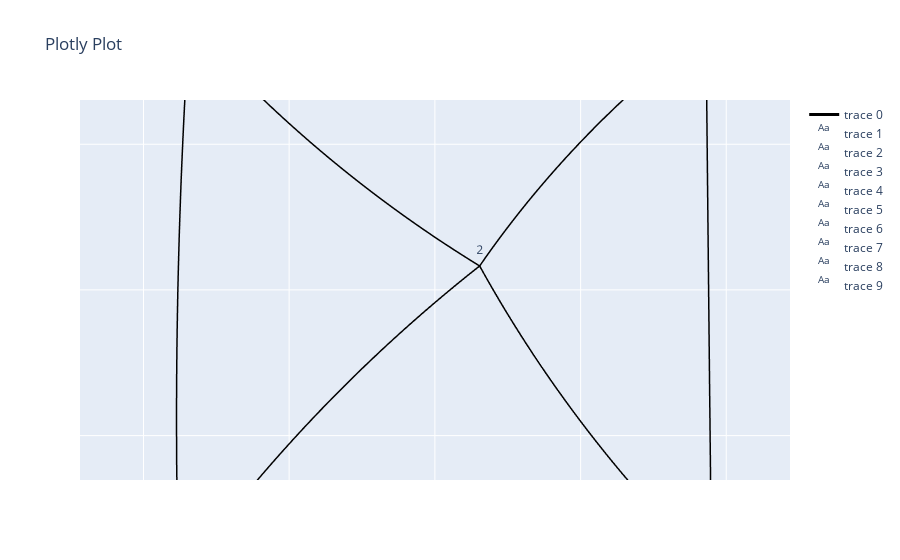
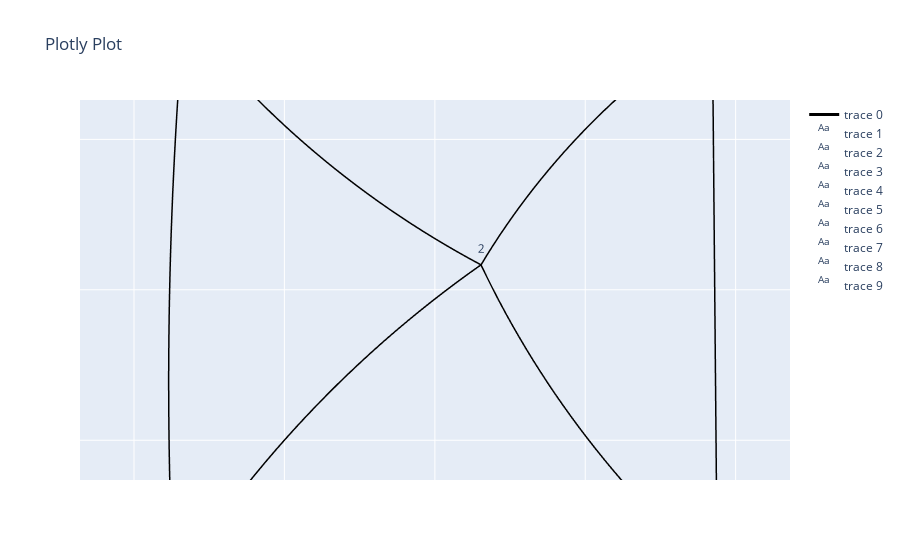
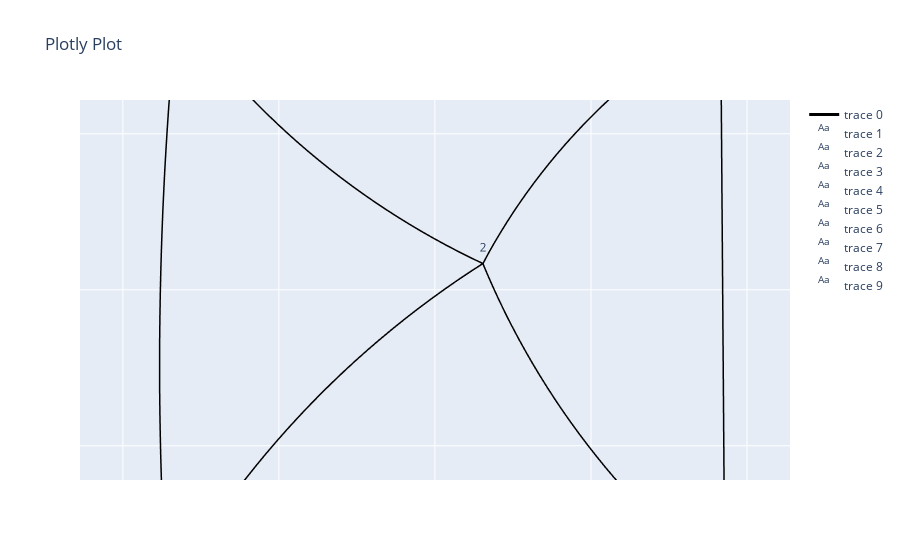
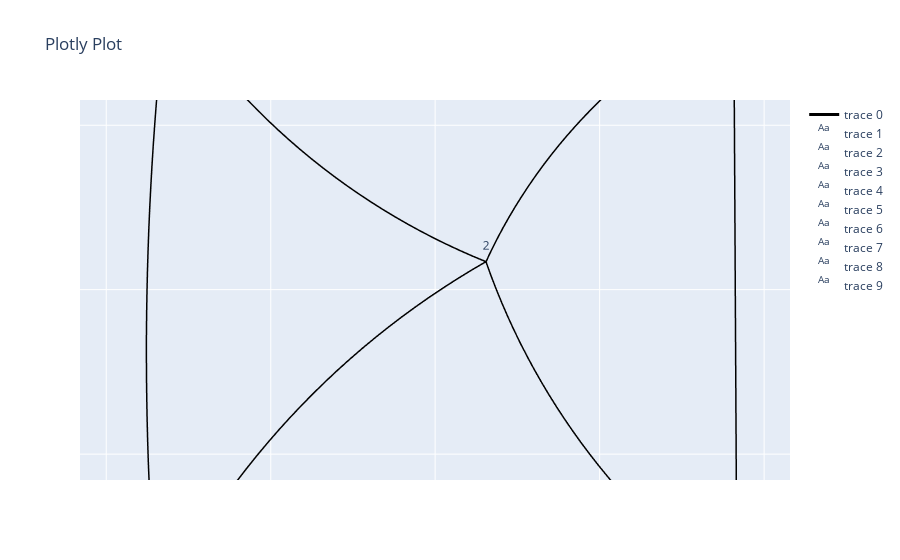

The cell these charts' notebook holds for them, in order:
### Markdown cell above
Generate 6 specimens only changing the tension

### Code cell
q0 = q.copy()
q_scalars = [0.35, 0.6, 0.8,1.0, 1.15, 1.25]
for q_scalar in q_scalars:
    file_name = model_name + f'_fstudy_{q_scalar}'
    q_new = q0*q_scalar
    # net.update_shape(q_new)
    net = Network_custom.from_fd(vertices, edges, q_new, fixed, paths = paths, dir = directions)
    l0, l_scalar = net.materialize_nonlinear(A, stress_data, strain_data, interpolation_kind = 'cubic')
    net.initialize_shape_optimizer(function_type = 'standard',  method = 'Gauss-Seidel',options ={"maxiter": 1000, "damping": .01, "correction_scalar": 1., "tol": 1e-6})
    net.optimize_vertices()
    net.scale_vertices(reference_point, net.l_scalar, account_for_leafs = True) # If you don't provide a scalar, it will use network.l_scalar automatically
    R, th = net.arc_param()
    xyz = net.arc_points(n = n_points)
    net.auto_flip_curves(n = n_points)        # Automatically flip the curvature of the edges. Directions will become 1, -1, 1, -1, ...
    net.flip_curves(n = n_points)                   # Flip all the edges.
    net.flip_curves([2, 5, 8], n = n_points)
    net.jump_at_intersection(intersection_width = printing_params['d_nozzle']*1.5, intersection_height = printing_params['layer_height'], interpolation_function=None) 

    net.all_loop_to_path(start_loop_bools, end_loop_bools, L_loop, alpha_loop, n_points)
    net.add_running_start(running_start_bools, running_end_bools, L_running, n_points)
    
    g_code = replace_brackets(start_gcode, temperature_settings)
    g_code += make_purge_line(printing_params, gen, point0, point1, comment='Purge line', ef_extra=2.5)
    g_code += make_purge_line(printing_params, gen, point2, point3, comment='Purge line', ef_extra=1.05)
    g_code += add_net_to_gcode(printing_params, gen, net)

    g_code += end_gcode
    # with open(os.path.join('DATA', 'generated_gcodes', file_name + '.gcode'), "w") as g_code_file:
    #     g_code_file.write(g_code)
    net.net_plot(color=True, elables = False, vlabels = True, plot_type = "arcs")

### Figure 1 — Plotly figure (JSON) as saved in the notebook; plotly's stock layout.template omitted (floating-point values rounded to 4 significant figures; data arrays with more than 128 entries replaced by an {"elided": "..."} marker saying what was removed)
{"data": [{"line": {"color": "black", "width": 3}, "mode": "lines", "type": "scatter3d", "x": {"elided": "372 float values"}, "y": {"elided": "372 float values"}, "z": {"elided": "372 float values"}}, {"mode": "text", "text": ["0"], "type": "scatter3d", "x": [-72.88], "y": [72.98], "z": [0]}, {"mode": "text", "text": ["1"], "type": "scatter3d", "x": [-33.7], "y": [36.63], "z": [0]}, {"mode": "text", "text": ["2"], "type": "scatter3d", "x": [6.14], "y": [3.286], "z": [0]}, {"mode": "text", "text": ["3"], "type": "scatter3d", "x": [37.96], "y": [-38.4], "z": [0]}, {"mode": "text", "text": ["4"], "type": "scatter3d", "x": [72.83], "y": [-72.85], "z": [0]}, {"mode": "text", "text": ["5"], "type": "scatter3d", "x": [-72.85], "y": [-73.01], "z": [0]}, {"mode": "text", "text": ["6"], "type": "scatter3d", "x": [-35.16], "y": [-39.91], "z": [0]}, {"mode": "text", "text": ["7"], "type": "scatter3d", "x": [37.21], "y": [35.62], "z": [0]}, {"mode": "text", "text": ["8"], "type": "scatter3d", "x": [72.92], "y": [72.87], "z": [0]}], "layout": {"scene": {"aspectmode": "data", "camera": {"center": {"x": 0, "y": 0, "z": 0}, "eye": {"x": 0, "y": 0, "z": 3.65}, "up": {"x": 0, "y": 1, "z": 0}}}, "title": {"text": "Plotly Plot"}}}

### Figure 2 — Plotly figure (JSON) as saved in the notebook; plotly's stock layout.template omitted (floating-point values rounded to 4 significant figures; data arrays with more than 128 entries replaced by an {"elided": "..."} marker saying what was removed)
{"data": [{"line": {"color": "black", "width": 3}, "mode": "lines", "type": "scatter3d", "x": {"elided": "372 float values"}, "y": {"elided": "372 float values"}, "z": {"elided": "372 float values"}}, {"mode": "text", "text": ["0"], "type": "scatter3d", "x": [-71.41], "y": [71.6], "z": [0]}, {"mode": "text", "text": ["1"], "type": "scatter3d", "x": [-33.38], "y": [36.29], "z": [0]}, {"mode": "text", "text": ["2"], "type": "scatter3d", "x": [6.135], "y": [3.319], "z": [0]}, {"mode": "text", "text": ["3"], "type": "scatter3d", "x": [37.55], "y": [-38.05], "z": [0]}, {"mode": "text", "text": ["4"], "type": "scatter3d", "x": [71.26], "y": [-71.29], "z": [0]}, {"mode": "text", "text": ["5"], "type": "scatter3d", "x": [-71.33], "y": [-71.65], "z": [0]}, {"mode": "text", "text": ["6"], "type": "scatter3d", "x": [-34.75], "y": [-39.59], "z": [0]}, {"mode": "text", "text": ["7"], "type": "scatter3d", "x": [36.9], "y": [35.27], "z": [0]}, {"mode": "text", "text": ["8"], "type": "scatter3d", "x": [71.45], "y": [71.34], "z": [0]}], "layout": {"scene": {"aspectmode": "data", "camera": {"center": {"x": 0, "y": 0, "z": 0}, "eye": {"x": 0, "y": 0, "z": 3.583}, "up": {"x": 0, "y": 1, "z": 0}}}, "title": {"text": "Plotly Plot"}}}

### Figure 3 — Plotly figure (JSON) as saved in the notebook; plotly's stock layout.template omitted (floating-point values rounded to 4 significant figures; data arrays with more than 128 entries replaced by an {"elided": "..."} marker saying what was removed)
{"data": [{"line": {"color": "black", "width": 3}, "mode": "lines", "type": "scatter3d", "x": {"elided": "372 float values"}, "y": {"elided": "372 float values"}, "z": {"elided": "372 float values"}}, {"mode": "text", "text": ["0"], "type": "scatter3d", "x": [-69.74], "y": [70.04], "z": [0]}, {"mode": "text", "text": ["1"], "type": "scatter3d", "x": [-33.05], "y": [35.96], "z": [0]}, {"mode": "text", "text": ["2"], "type": "scatter3d", "x": [6.143], "y": [3.354], "z": [0]}, {"mode": "text", "text": ["3"], "type": "scatter3d", "x": [37.15], "y": [-37.71], "z": [0]}, {"mode": "text", "text": ["4"], "type": "scatter3d", "x": [69.45], "y": [-69.51], "z": [0]}, {"mode": "text", "text": ["5"], "type": "scatter3d", "x": [-69.59], "y": [-70.12], "z": [0]}, {"mode": "text", "text": ["6"], "type": "scatter3d", "x": [-34.34], "y": [-39.29], "z": [0]}, {"mode": "text", "text": ["7"], "type": "scatter3d", "x": [36.62], "y": [34.93], "z": [0]}, {"mode": "text", "text": ["8"], "type": "scatter3d", "x": [69.76], "y": [69.58], "z": [0]}], "layout": {"scene": {"aspectmode": "data", "camera": {"center": {"x": 0, "y": 0, "z": 0}, "eye": {"x": 0, "y": 0, "z": 3.506}, "up": {"x": 0, "y": 1, "z": 0}}}, "title": {"text": "Plotly Plot"}}}

### Figure 4 — Plotly figure (JSON) as saved in the notebook; plotly's stock layout.template omitted (floating-point values rounded to 4 significant figures; data arrays with more than 128 entries replaced by an {"elided": "..."} marker saying what was removed)
{"data": [{"line": {"color": "black", "width": 3}, "mode": "lines", "type": "scatter3d", "x": {"elided": "372 float values"}, "y": {"elided": "372 float values"}, "z": {"elided": "372 float values"}}, {"mode": "text", "text": ["0"], "type": "scatter3d", "x": [-67.44], "y": [67.89], "z": [0]}, {"mode": "text", "text": ["1"], "type": "scatter3d", "x": [-32.66], "y": [35.57], "z": [0]}, {"mode": "text", "text": ["2"], "type": "scatter3d", "x": [6.172], "y": [3.399], "z": [0]}, {"mode": "text", "text": ["3"], "type": "scatter3d", "x": [36.69], "y": [-37.33], "z": [0]}, {"mode": "text", "text": ["4"], "type": "scatter3d", "x": [66.87], "y": [-66.96], "z": [0]}, {"mode": "text", "text": ["5"], "type": "scatter3d", "x": [-67.17], "y": [-67.98], "z": [0]}, {"mode": "text", "text": ["6"], "type": "scatter3d", "x": [-33.82], "y": [-38.95], "z": [0]}, {"mode": "text", "text": ["7"], "type": "scatter3d", "x": [36.31], "y": [34.53], "z": [0]}, {"mode": "text", "text": ["8"], "type": "scatter3d", "x": [67.39], "y": [67.1], "z": [0]}], "layout": {"scene": {"aspectmode": "data", "camera": {"center": {"x": 0, "y": 0, "z": 0}, "eye": {"x": 0, "y": 0, "z": 3.399}, "up": {"x": 0, "y": 1, "z": 0}}}, "title": {"text": "Plotly Plot"}}}
